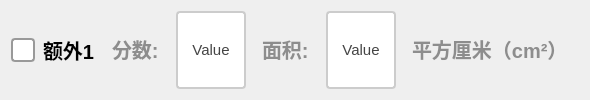
               <widget class="QWidget" name="widget_extra1" native="true">
                <layout class="QGridLayout" name="gridLayout_8">
                 <item row="0" column="0">
                  <layout class="QHBoxLayout" name="horizontalLayout_15" stretch="2,1,2,0,2,0">
                   <item>
                    <widget class="QCheckBox" name="ckb_extra1">
                     <property name="sizePolicy">
                      <sizepolicy hsizetype="Minimum" vsizetype="Minimum">
                       <horstretch>0</horstretch>
                       <verstretch>0</verstretch>
                      </sizepolicy>
                     </property>
                     <property name="styleSheet">
                      <string notr="true">QCheckBox {
    spacing: 8px;
    font-size: 20px;
    color: #333;
    font-weight: bold;        
    color:  rgb(0, 0, 0);       
}

/* 未选中状态 */
QCheckBox::indicator {
    width: 20px;
    height: 20px;
    border-radius: 4px; /* 方形，圆角可适当调整 */
    border: 2px solid #999;
    background: #ffffff;
}

/* 悬停效果 */
QCheckBox::indicator:hover {
    border: 2px solid #666;
}

/* 选中状态 */
QCheckBox::indicator:checked {
    border: 2px solid #2196F3;
    background-color: qradialgradient(
        cx:0.5, cy:0.5,
        radius:0.4,
        fx:0.5, fy:0.5,
        stop:0 #2196F3,
        stop:1 transparent
    );
}

/* 禁用状态 */
QCheckBox::indicator:disabled {
    border: 2px solid #ccc;
    background: #eee;
}

/* 选中时的文字颜色 */
QCheckBox:checked {
    color: #2196F3;
    font-weight: 500;
}

/* 点击动画效果 */
QCheckBox::indicator:pressed {
    border: 2px solid #1565C0;
    background-color: qradialgradient(
        cx:0.5, cy:0.5,
        radius:0.5,
        fx:0.5, fy:0.5,
        stop:0 #BBDEFB,
        stop:1 transparent
    );
}</string>
                     </property>
                     <property name="text">
                      <string>额外1</string>
                     </property>
                    </widget>
                   </item>
                   <item>
                    <widget class="QLabel" name="label_27">
                     <property name="styleSheet">
                      <string notr="true">QLabel {
       font-size: 20px;        
       font-weight: bold;        
       color:  rgb(141, 141, 141);       
       padding: 5px 5px;     
       border-bottom: 2px solid #cccccc; 
    }</string>
                     </property>
                     <property name="text">
                      <string>分数:</string>
                     </property>
                    </widget>
                   </item>
                   <item>
                    <widget class="QPushButton" name="btn_extra1score">
                     <property name="sizePolicy">
                      <sizepolicy hsizetype="Minimum" vsizetype="Minimum">
                       <horstretch>0</horstretch>
                       <verstretch>0</verstretch>
                      </sizepolicy>
                     </property>
                     <property name="maximumSize">
                      <size>
                       <width>100</width>
                       <height>100</height>
                      </size>
                     </property>
                     <property name="styleSheet">
                      <string notr="true">QPushButton {
    padding: 6px 14px;
    border: 2px solid #CCC;
    border-radius: 4px;
    background-color: white;
    color: #444;
    font-size: 15px; 
}

QPushButton:hover {
    border-color: #999;
    background-color: #F5F5F5;
}

QPushButton:pressed {
    border-color: #777;
    background-color: #EEE;
}</string>
                     </property>
                     <property name="text">
                      <string>Value</string>
                     </property>
                    </widget>
                   </item>
                   <item>
                    <widget class="QLabel" name="label_28">
                     <property name="styleSheet">
                      <string notr="true">QLabel {
       font-size: 20px;        
       font-weight: bold;        
       color:  rgb(141, 141, 141);       
       padding: 5px 5px;     
       border-bottom: 2px solid #cccccc; 
    }</string>
                     </property>
                     <property name="text">
                      <string>面积:</string>
                     </property>
                    </widget>
                   </item>
                   <item>
                    <widget class="QPushButton" name="btn_extra1area">
                     <property name="sizePolicy">
                      <sizepolicy hsizetype="Minimum" vsizetype="Minimum">
                       <horstretch>0</horstretch>
                       <verstretch>0</verstretch>
                      </sizepolicy>
                     </property>
                     <property name="maximumSize">
                      <size>
                       <width>100</width>
                       <height>100</height>
                      </size>
                     </property>
                     <property name="styleSheet">
                      <string notr="true">QPushButton {
    padding: 6px 14px;
    border: 2px solid #CCC;
    border-radius: 4px;
    background-color: white;
    color: #444;
    font-size: 15px; 
}

QPushButton:hover {
    border-color: #999;
    background-color: #F5F5F5;
}

QPushButton:pressed {
    border-color: #777;
    background-color: #EEE;
}</string>
                     </property>
                     <property name="text">
                      <string>Value</string>
                     </property>
                    </widget>
                   </item>
                   <item>
                    <widget class="QLabel" name="label_16">
                     <property name="styleSheet">
                      <string notr="true">QLabel {
       font-size: 20px;        
       font-weight: bold;        
       color:  rgb(141, 141, 141);       
       padding: 5px 5px;     
       border-bottom: 2px solid #cccccc; 
    }</string>
                     </property>
                     <property name="text">
                      <string>平方厘米（cm²）</string>
                     </property>
                    </widget>
                   </item>
                  </layout>
                 </item>
                </layout>
               </widget>
